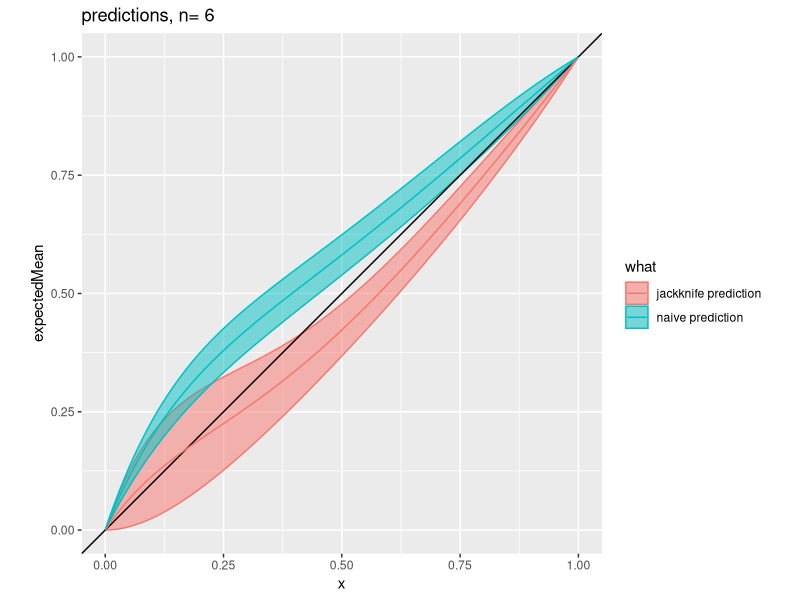
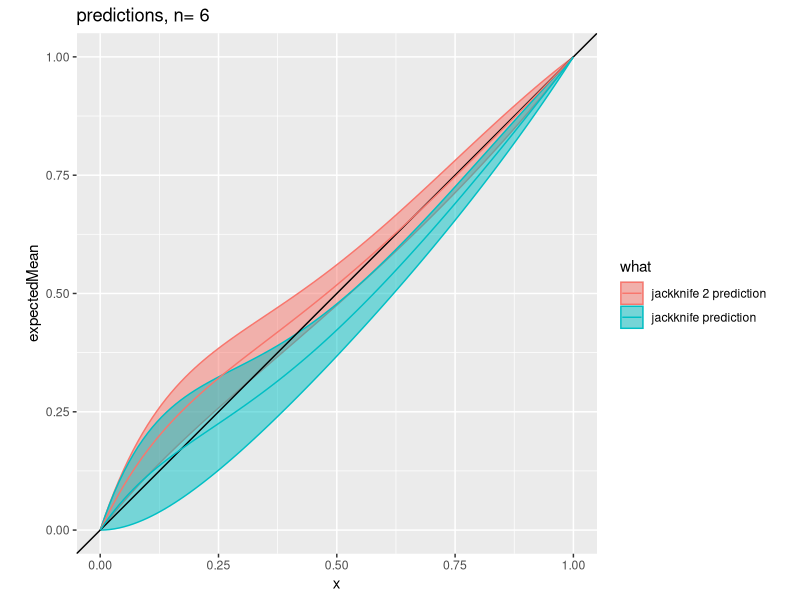
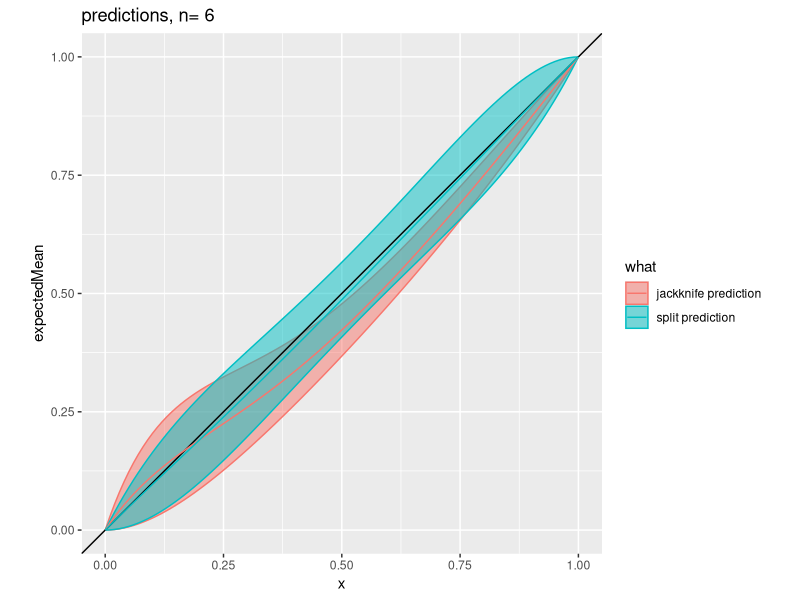
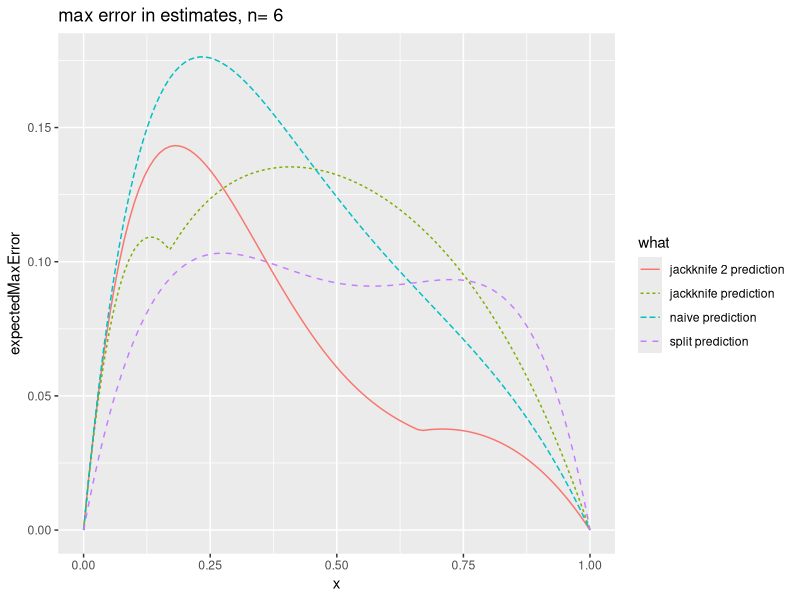
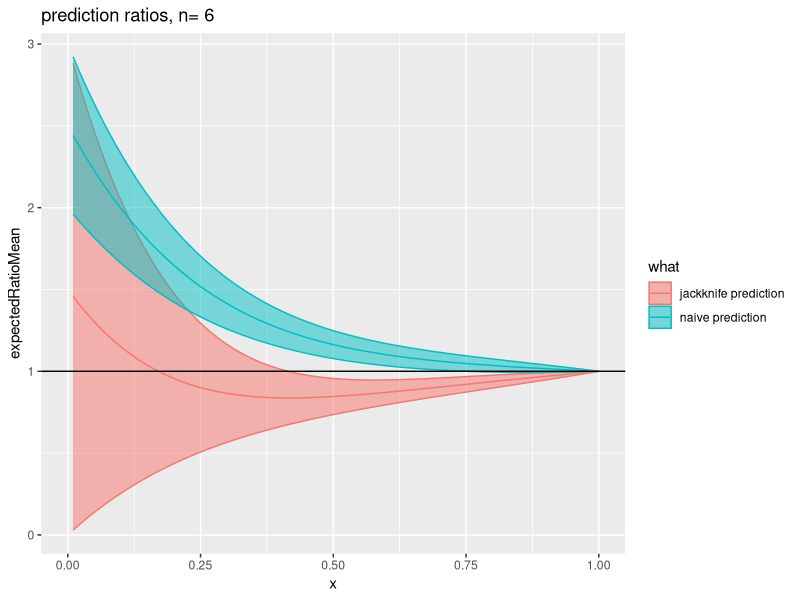
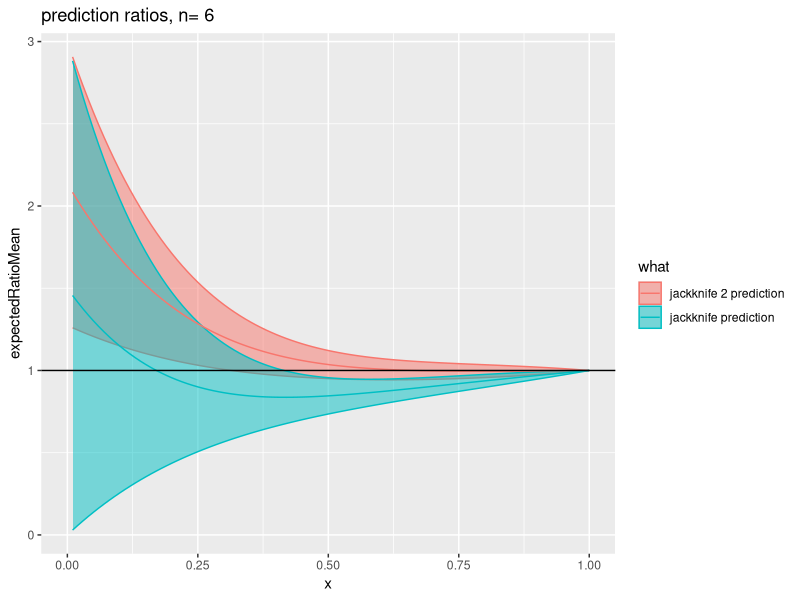
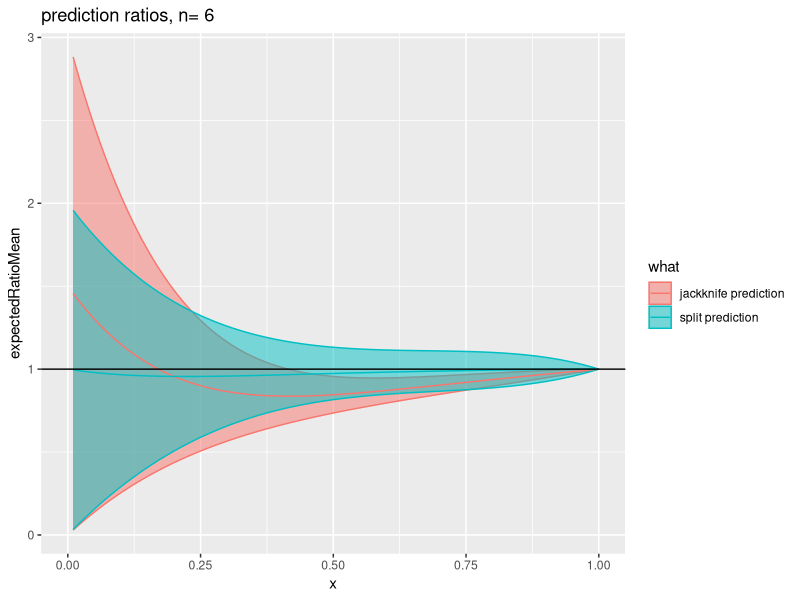
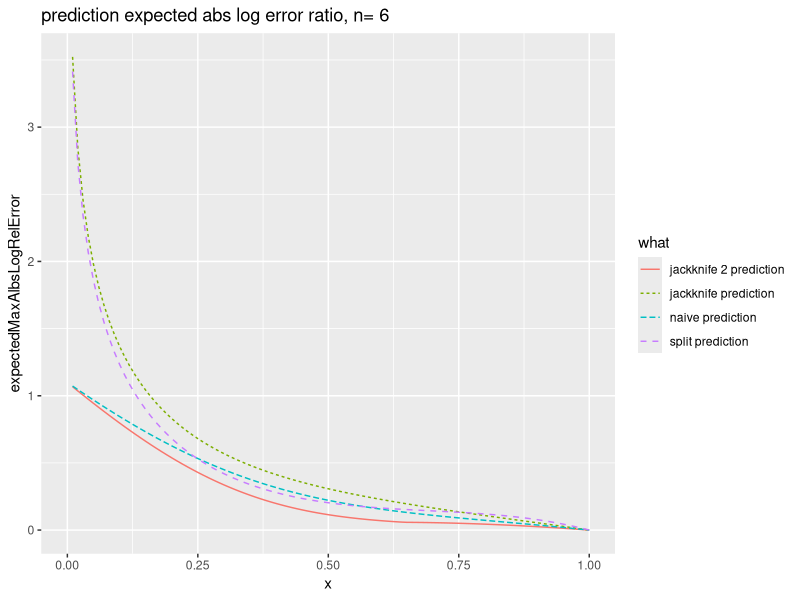

These figures' R source, in order:
## ---- chunk 1
set.seed(23225)
k <- 2   # number of groups, we are going to use group id to predict y
gGroups <- paste('g',1:k,sep='')
d <- data.frame(group=rep(gGroups,3),
                y=FALSE,
                stringsAsFactors=FALSE)
print(d)

n <- nrow(d)
print(n)

dTest <- data.frame(group=gGroups,
                    stringsAsFactors=FALSE)
print(dTest)
## ---- chunk 2
library('polynom')
library('ggplot2')



#' compute the direct expected value of y per group
#'
#' @param d data frame with y and group columns
#' @return named vector with grouped y-means
empiricalEst <- function(d) {
  d$one <- 1.0
  num <- aggregate(y~group,data=d,FUN=sum)
  den <- aggregate(one~group,data=d,FUN=sum)
  if(!all(all.equal(num$group,den$group)==TRUE)) {
    stop("name mismatch")
  }
  est <- num$y/den$one
  names(est) <- num$group
  est
}

#' compute the jackknifed expected value of y per group
#'
#' @param d data frame with y and group columns
#' @param jackDenom denominator of current observation to pull off in estimate, 1 is standard jackknife, 2 is one half jackknife
#' @return named vector with jackknifed grouped y-means
jackknifeEst <- function(d,jackDenom) {
  d$one <- 1.0
  num <- aggregate(y~group,data=d,FUN=sum)
  numM <- num$y
  names(numM) <- num$group
  numV <- numM[d$group]
  den <- aggregate(one~group,data=d,FUN=sum)
  denM <- den$one
  names(denM) <- den$group
  denV <- denM[d$group]
  if(!all(all.equal(num$group,den$group)==TRUE)) {
    stop("name mismatch")
  }
  v <- as.numeric((numV-d$y/jackDenom)/(denV-1/jackDenom))
  v[is.na(v)|is.infinite(v)|is.nan(v)] <- 0
  v
}

#' Fit a glm() on top of the dEstimate column to the d$y column, then apply this model to dTest
#'
#' Simulates the second stage of a 2-stage modeling process.
#' @param d data frame with y column
#' @param dEst numeric with one sub-model prediction per row of d
#' @param dTest frame to score on has group and est columns
#' @return dTest predictions
estimateExpectedPrediction <- function(d,dEst,dTest) {
  # catch cases unsafe for glm
  if(all(d$y) || all(!d$y) || 
     ((max(dEst)-min(dEst))<=1.0e-5)) {
    return(dTest$est)
  }
  d$est <- dEst
  m <- glm(y~0+est,data=d,family=binomial(link='logit'))
  predict(m,newdata=dTest,type='response')
}


#' Split train nested model.  Assumes design can be split in half
#'
#' Simulates the second stage of a 2-stage modeling process.
#' @param d data frame with y column and group column
#' @param dTest frame to score on has group and est columns
#' @return dTest predictions
splitEstimateExpectedPrediction <- function(d,dTest) {
  isA <- logical(nrow(d))
  isA[seq_len(floor(nrow(d)/2))] <- TRUE
  dA <- d[isA,]
  dB <- d[!isA,]
  if(!all(all.equal(sort(unique(dA$group)),
                    sort(unique(dB$group)))==TRUE)) {
    stop("bad split")
  }
  dB$est <- empiricalEst(dA)[dB$group]
  # catch cases unsafe for glm
  if(all(dB$y) || all(!dB$y) || 
     ((max(dB$est)-min(dB$est))<=1.0e-5)) {
    return(dTest$est)
  }
  m <- glm(y~0+est,data=dB,family=binomial(link='logit'))
  predict(m,newdata=dTest,type='response')
}


probOn <- polynomial(c(0,1))  # polnomial x representing chance of y=TRUE


nPredExpectedMin <- 0
jPredExpectedMin <- 0
jPredExpected2Min <- 0
sPredExpectedMin <- 0
nPredExpectedMean <- 0
jPredExpectedMean <- 0
jPredExpected2Mean <- 0
sPredExpectedMean <- 0
nPredExpectedMax <- 0
jPredExpectedMax <- 0
jPredExpected2Max <- 0
sPredExpectedMax <- 0

# run through each possible realization of the training outcome
# vector y.  Each situation is weigthed by the probability of 
# seeing this y-vector (though the outcomes in the situation
# are conditionally indpendent of this unknown probabilty 
# given the realized y).
ys <- expand.grid( rep( list(0:1), n))==1
for(ii in seq_len(nrow(ys))) {
  y <- as.logical(ys[ii,])
  d$y <- y
  py <- probOn^(sum(y))*(1-probOn)^(length(y)-sum(y))
  empEstD <- empiricalEst(d)
  dTest$est <- as.numeric(empEstD[dTest$group])
  nPred <- estimateExpectedPrediction(d,empEstD[d$group],dTest)
  nPredExpectedMin <- nPredExpectedMin + min(nPred)*py
  nPredExpectedMean <- nPredExpectedMean + mean(nPred)*py
  nPredExpectedMax <- nPredExpectedMax + max(nPred)*py
  jPred <- estimateExpectedPrediction(d,jackknifeEst(d,1),dTest)
  jPredExpectedMin <- jPredExpectedMin + min(jPred)*py
  jPredExpectedMean <- jPredExpectedMean + mean(jPred)*py
  jPredExpectedMax <- jPredExpectedMax + max(jPred)*py
  jPred2 <- estimateExpectedPrediction(d,jackknifeEst(d,2),dTest)
  jPredExpected2Min <- jPredExpected2Min + min(jPred2)*py
  jPredExpected2Mean <- jPredExpected2Mean + mean(jPred2)*py
  jPredExpected2Max <- jPredExpected2Max + max(jPred2)*py
  sPred <- splitEstimateExpectedPrediction(d,dTest)
  sPredExpectedMin <- sPredExpectedMin + min(sPred)*py
  sPredExpectedMean <- sPredExpectedMean + mean(sPred)*py
  sPredExpectedMax <- sPredExpectedMax + max(sPred)*py
}



plotD <- data.frame(x=seq(0,1,by=0.01),
                    stringsAsFactors = FALSE)
plotD2 <- plotD
plotD2$what <- 'naive prediction'
plotD2$expectedMin <- as.function(nPredExpectedMin)(plotD$x)
plotD2$expectedMean <- as.function(nPredExpectedMean)(plotD$x)
plotD2$expectedMax <- as.function(nPredExpectedMax)(plotD$x)
plotD3 <- plotD
plotD3$what <- 'jackknife prediction'
plotD3$expectedMin <- as.function(jPredExpectedMin)(plotD$x)
plotD3$expectedMean <- as.function(jPredExpectedMean)(plotD$x)
plotD3$expectedMax <- as.function(jPredExpectedMax)(plotD$x)
plotD4 <- plotD
plotD4$what <- 'jackknife 2 prediction'
plotD4$expectedMin <- as.function(jPredExpected2Min)(plotD$x)
plotD4$expectedMean <- as.function(jPredExpected2Mean)(plotD$x)
plotD4$expectedMax <- as.function(jPredExpected2Max)(plotD$x)
plotD5 <- plotD
plotD5$what <- 'split prediction'
plotD5$expectedMin <- as.function(sPredExpectedMin)(plotD$x)
plotD5$expectedMean <- as.function(sPredExpectedMean)(plotD$x)
plotD5$expectedMax <- as.function(sPredExpectedMax)(plotD$x)


ggplot(data=rbind(plotD2,plotD3),mapping=aes(x=x,
                                             y=expectedMean,
                                             ymin=expectedMin,ymax=expectedMax,
                              color=what,fill=what)) +
  geom_ribbon(alpha=0.5) +
  geom_abline() + 
  geom_line() +
  coord_fixed() +
  ggtitle(paste('predictions, n=',n))

ggplot(data=rbind(plotD3,plotD4),
       mapping=aes(x=x,
                   y=expectedMean,
                   ymin=expectedMin,ymax=expectedMax,
                              color=what,fill=what)) +
  geom_ribbon(alpha=0.5) +
  geom_abline() + 
  geom_line() +
  coord_fixed() +
  ggtitle(paste('predictions, n=',n))

ggplot(data=rbind(plotD3,plotD5),
       mapping=aes(x=x,
                   y=expectedMean,
                   ymin=expectedMin,ymax=expectedMax,
                              color=what,fill=what)) +
  geom_ribbon(alpha=0.5) +
  geom_abline() + 
  geom_line() +
  coord_fixed() +
  ggtitle(paste('predictions, n=',n))

plotDA <- rbind(plotD2,plotD3,plotD4,plotD5)
plotDA$expectedMaxError <- pmax(abs(plotDA$x-plotDA$expectedMin),
                               abs(plotDA$expectedMax-plotDA$x))
ggplot(data=plotDA,mapping=aes(x=x,y=expectedMaxError,
                              color=what,fill=what,linetype=what)) +
  geom_line() +
  ggtitle(paste('max error in estimates, n=',n))



plotR <- data.frame(x=seq(0,1,by=0.01),
                    stringsAsFactors = FALSE)
plotR1ratio <- as.function(probOn)(plotR$x)
plotR2 <- plotR
plotR2$what <- 'naive prediction'
plotR2$expectedRatioMin <- as.function(nPredExpectedMin)(plotR$x)/plotR1ratio
plotR2$expectedRatioMean <- as.function(nPredExpectedMean)(plotR$x)/plotR1ratio
plotR2$expectedRatioMax <- as.function(nPredExpectedMax)(plotR$x)/plotR1ratio
plotR3 <- plotR
plotR3$what <- 'jackknife prediction'
plotR3$expectedRatioMin <- as.function(jPredExpectedMin)(plotR$x)/plotR1ratio
plotR3$expectedRatioMean <- as.function(jPredExpectedMean)(plotR$x)/plotR1ratio
plotR3$expectedRatioMax <- as.function(jPredExpectedMax)(plotR$x)/plotR1ratio
plotR4 <- plotR
plotR4$what <- 'jackknife 2 prediction'
plotR4$expectedRatioMin <- as.function(jPredExpected2Min)(plotR$x)/plotR1ratio
plotR4$expectedRatioMean <- as.function(jPredExpected2Mean)(plotR$x)/plotR1ratio
plotR4$expectedRatioMax <- as.function(jPredExpected2Max)(plotR$x)/plotR1ratio
plotR5 <- plotR
plotR5$what <- 'split prediction'
plotR5$expectedRatioMin <- as.function(sPredExpectedMin)(plotR$x)/plotR1ratio
plotR5$expectedRatioMean <- as.function(sPredExpectedMean)(plotR$x)/plotR1ratio
plotR5$expectedRatioMax <- as.function(sPredExpectedMax)(plotR$x)/plotR1ratio


ggplot(data=rbind(plotR2,plotR3),
       mapping=aes(x=x,
                   y=expectedRatioMean,
                   ymin=expectedRatioMin,ymax=expectedRatioMax,
                   color=what,fill=what)) +
  geom_ribbon(alpha=0.5) +
  geom_line() + 
  geom_hline(yintercept=1) +
  ggtitle(paste('prediction ratios, n=',n))

ggplot(data=rbind(plotR3,plotR4),
       mapping=aes(x=x,
                   y=expectedRatioMean,
                   ymin=expectedRatioMin,ymax=expectedRatioMax,
                   color=what,fill=what)) +
  geom_ribbon(alpha=0.5) +
  geom_line() +
  geom_hline(yintercept=1) +
  ggtitle(paste('prediction ratios, n=',n))

ggplot(data=rbind(plotR3,plotR5),
       mapping=aes(x=x,
                   y=expectedRatioMean,
                   ymin=expectedRatioMin,ymax=expectedRatioMax,
                   color=what,fill=what)) +
  geom_ribbon(alpha=0.5) +
  geom_line() +
  geom_hline(yintercept=1) +
  ggtitle(paste('prediction ratios, n=',n))

plotRA <- rbind(plotR2,plotR3,plotR4,plotR5)
plotRA$expectedMaxAlbsLogRelError <- pmax(abs(log(plotRA$expectedRatioMin)),
                               abs(log(plotRA$expectedRatioMax)))
ggplot(data=plotRA,
       mapping=aes(x=x,
                   y=expectedMaxAlbsLogRelError,
                   color=what,fill=what,linetype=what)) +
  geom_line() +
  ggtitle(paste('prediction expected abs log error ratio, n=',n))

